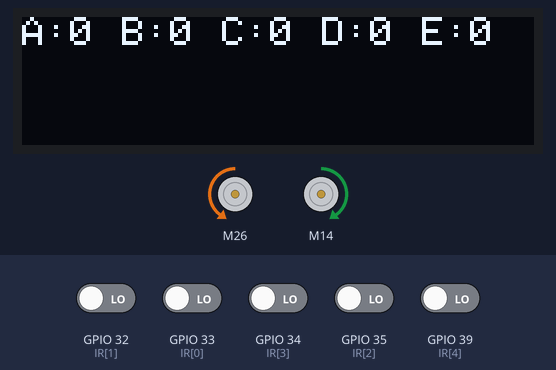
The sketch below on a simulated ESP32. On the bench: 128×32 one-colour display, 2 × DC motor (green arrow = forward, orange = backward, longer = faster). Inputs (shaded band) come from the test bench; at power-on: GPIO 32 (IR[1]), GPIO 33 (IR[0]), GPIO 34 (IR[3]), GPIO 35 (IR[2]), GPIO 39 (IR[4]) LOW. The display library's start-up logo is not drawn; what the sketch prints to the serial monitor is not drawn.

Above: at 3.27 s.
3.3 s: GPIO 32 (IR[1]) driven HIGH
At 4.2 s:
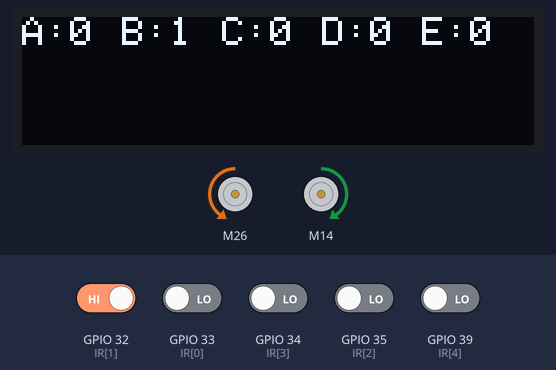
4.8 s: GPIO 33 (IR[0]) driven HIGH
At 5.3 s:
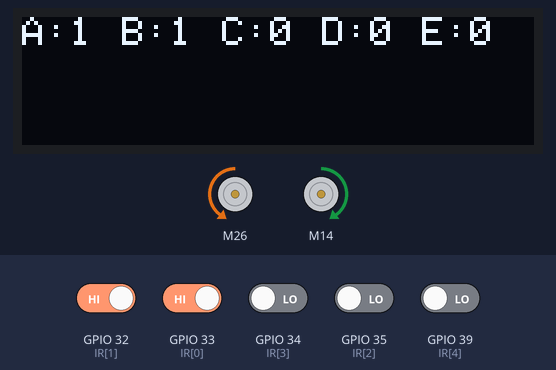
6.3 s: GPIO 34 (IR[3]) driven HIGH
At 7.5 s:
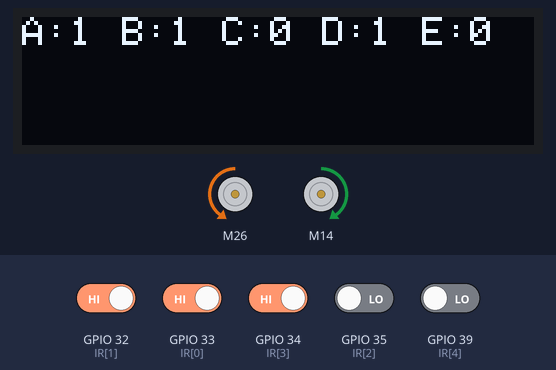
7.8 s: GPIO 35 (IR[2]) driven HIGH
At 8.6 s:
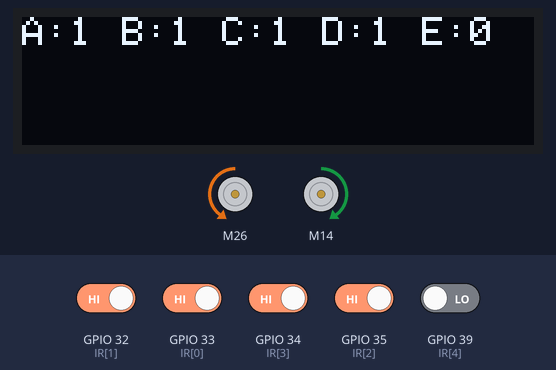
9.3 s: GPIO 39 (IR[4]) driven HIGH
At 10.1 s:
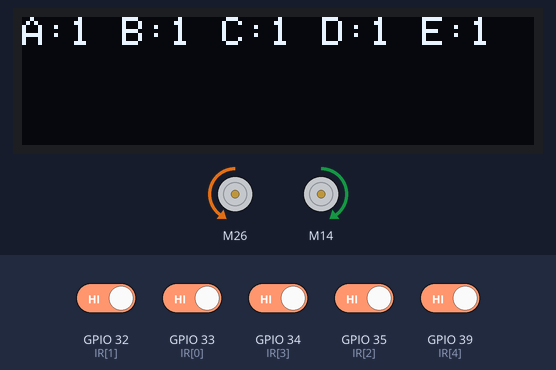
10.8 s: GPIO 32 (IR[1]) driven LOW
At 11.1 s:
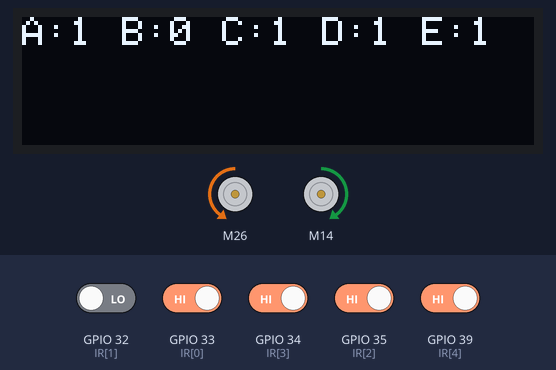
Timing chart, 0 to 13.3 s (numbered marks = the images above; inputs shaded):
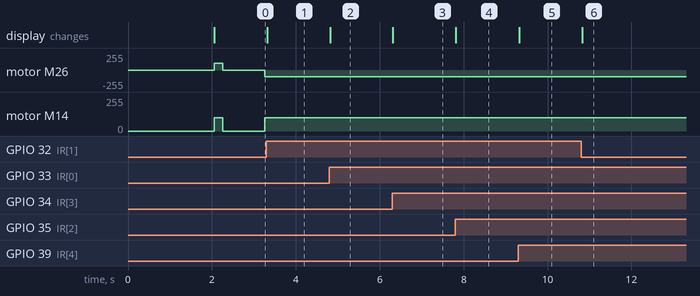

The sketch:

MazeRunner_V1.4.1.ino
```cpp
// Include necessary libraries
#include <SPI.h>               // For Serial Peripheral Interface communication
#include <Wire.h>              // For I2C communication
#include <Adafruit_GFX.h>      // Adafruit's graphics library for displays
#include <Adafruit_SSD1306.h>  // Adafruit's SSD1306 OLED display library
#include <NewPing.h>           // Library for using ultrasonic distance sensor
#include <L298NX2.h>           // Library for controlling motors using L298N module

#define SONAR_NUM 3       // Number of sensors.
#define MAX_DISTANCE 400  // Maximum distance (in cm) to ping.

int block = 10;
// int motorDelay = 5000;
int front, left, right;               // Declare variables to store distances from sensors
bool F = true, L = false, R = false;  // Define boolean variables to represent sensor directions

int IR[5] = { 33, 32, 35, 34, 39 };
int A, B, C, D, E, sum;

// Initialize OLED display (128x64 pixels) using I2C communication.
Adafruit_SSD1306 display(128, 32, &Wire, -1);


// Left Motor connections
int enL = 13, in1 = 14, in2 = 12;
// Right Motor connections
int enR = 25, in3 = 26, in4 = 27;

int LeftSpeed = 100;
int RightSpeed = 100;
int wait = 500;

L298N LeftMotor(enL, in1, in2);
L298N RightMotor(enR, in3, in4);

// Function to initialize the OLED display
void displaySetup() {
  display.begin(SSD1306_SWITCHCAPVCC, 0x3C);  // initialize with the I2C addr 0x3C (for the 128x32)
  display.display();                          // showing the Adafruit logo
  // do not forget display.display(); otherwise the picture will not be visible
  display.setTextColor(WHITE);
  //display.setTextSize(2);
}


void setup() {
  Serial.begin(115200);  // Initialize the serial communication for debugging

  pinMode(IR[0], INPUT);
  pinMode(IR[1], INPUT);
  pinMode(IR[2], INPUT);
  pinMode(IR[3], INPUT);
  pinMode(IR[4], INPUT);


  displaySetup();  // Initialize the OLED display

  // Turn off motors - Initial state
  digitalWrite(in1, LOW);
  digitalWrite(in2, LOW);
  digitalWrite(in3, LOW);
  digitalWrite(in4, LOW);

  digitalWrite(IR[0], LOW);
  digitalWrite(IR[1], LOW);
  digitalWrite(IR[2], LOW);
  digitalWrite(IR[3], LOW);
  digitalWrite(IR[4], LOW);


  LeftMotor.setSpeed(LeftSpeed);
  RightMotor.setSpeed(RightSpeed);

  delay(2000);
}


void readIR() {
  A = digitalRead(IR[0]);  // Measure front distance
  B = digitalRead(IR[1]);  // Measure left distance
  C = digitalRead(IR[2]);  // Measure right distance
  D = digitalRead(IR[3]);  // Measure left distance
  E = digitalRead(IR[4]);  // Measure right distance

  sum = A + B + C + D + E;
}

void loop() {

  readIR();
  DisplayStatus();

  followPath();
  // RightMotor.forward();
  // LeftMotor.forward();
}


void followPath() {  // Function to make the robot go forward
  RightMotor.forward();
  LeftMotor.forward();
  if (sum == 1) {
    if(C==1){
    LeftMotor.setSpeed(LeftSpeed);
    RightMotor.setSpeed(RightSpeed);
    }
    else if(B==1){
      LeftMotor.setSpeed(LeftSpeed - 20);
      RightMotor.setSpeed(RightSpeed);
    }else if(D==1){
      LeftMotor.setSpeed(LeftSpeed);
      RightMotor.setSpeed(RightSpeed - 20);
    }

  } else if (sum == 2) {
    if (C + D == 2) {
      LeftMotor.setSpeed(LeftSpeed);
      RightMotor.setSpeed(RightSpeed - 5);
    } else if (B + C == 2) {
      LeftMotor.setSpeed(LeftSpeed - 5);
      RightMotor.setSpeed(RightSpeed);
    } else if (A + B == 2) {
      LeftMotor.setSpeed(LeftSpeed - 10);
      RightMotor.setSpeed(RightSpeed);
    } else if (C + D == 2) {
      LeftMotor.setSpeed(LeftSpeed);
      RightMotor.setSpeed(RightSpeed - 10);
    }
  }  else if (sum == 3) {
    LeftMotor.setSpeed(LeftSpeed);
    RightMotor.setSpeed(RightSpeed);
  } else if (sum == 5) {
    uTurnRight();
  }

  else if (sum == 0) {
    uTurnRight();
  }
}


void uTurnRight() {


  delay(200);
  RightMotor.stop();
  LeftMotor.stop();
  delay(1000);

  RightMotor.backward();
  LeftMotor.forward();

  LeftMotor.setSpeed(LeftSpeed);
  RightMotor.setSpeed(RightSpeed);
  while(C==1){
    readIR();
    DisplayStatus();
  }
  while (true) {
    readIR();
    DisplayStatus();
    if (A == 0 && B == 0 && C == 1 && D == 0 && E == 0) {
      break;
    }
  }

  RightMotor.stop();
  LeftMotor.stop();
  delay(1000);

  RightMotor.forward();
  LeftMotor.forward();

  LeftMotor.setSpeed(LeftSpeed);
  RightMotor.setSpeed(RightSpeed);
}


void goLeft() {  // Function to make the robot turn left
}

void goRight() {  // Function to make the robot turn right
}


// Function to display the status information on the OLED display
void DisplayStatus() {
  display.clearDisplay();
  display.setTextSize(1);

  display.setCursor(0, 0);
  display.print("A:");
  display.print(A);

  display.setCursor(25, 0);
  display.print("B:");
  display.print(B);

  display.setCursor(50, 0);
  display.print("C:");
  display.print(C);

  display.setCursor(75, 0);
  display.print("D:");
  display.print(D);

  display.setCursor(100, 0);
  display.print("E:");
  display.print(E);

  // display.setCursor(0, 10);
  // if (F) display.print("Go Forward");
  // else if (R) display.print("Go Right");
  // else if (L) display.print("Go Left");
  // else {
  //   display.print("U Turn");
  // }
  display.display();

  Serial.print("IR1:");
  Serial.print(A);

  Serial.print(" IR2:");
  Serial.print(B);

  Serial.print(" IR3:");
  Serial.print(C);

  Serial.print(" IR4:");
  Serial.print(D);

  Serial.print(" IR5:");
  Serial.print(E);

  Serial.println(" ");
}
```

Measured:
- after the input at 3.3 s, the display: changes at once (image 1)
- after the input at 4.8 s, the display: changes at once (image 2)
- after the input at 6.3 s, the display: changes at once (image 3)
- after the input at 7.8 s, the display: changes at once (image 4)
- after the input at 9.3 s, the display: changes at once (image 5)
- after the input at 10.8 s, the display: changes at once (image 6)
